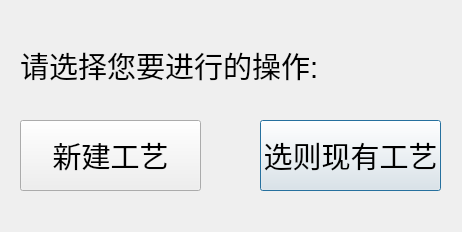
<?xml version="1.0" encoding="UTF-8"?>
<ui version="4.0">
 <class>editcraftDlg</class>
 <widget class="QDialog" name="editcraftDlg">
  <property name="geometry">
   <rect>
    <x>0</x>
    <y>0</y>
    <width>462</width>
    <height>232</height>
   </rect>
  </property>
  <property name="windowTitle">
   <string>Dialog</string>
  </property>
  <widget class="QLabel" name="label">
   <property name="geometry">
    <rect>
     <x>20</x>
     <y>45</y>
     <width>341</width>
     <height>41</height>
    </rect>
   </property>
   <property name="font">
    <font>
     <pointsize>22</pointsize>
    </font>
   </property>
   <property name="text">
    <string>请选择您要进行的操作:</string>
   </property>
  </widget>
  <widget class="QPushButton" name="BTN2">
   <property name="geometry">
    <rect>
     <x>260</x>
     <y>120</y>
     <width>181</width>
     <height>71</height>
    </rect>
   </property>
   <property name="font">
    <font>
     <pointsize>22</pointsize>
    </font>
   </property>
   <property name="text">
    <string>选则现有工艺</string>
   </property>
  </widget>
  <widget class="QPushButton" name="BTN1">
   <property name="geometry">
    <rect>
     <x>20</x>
     <y>120</y>
     <width>181</width>
     <height>71</height>
    </rect>
   </property>
   <property name="font">
    <font>
     <pointsize>22</pointsize>
    </font>
   </property>
   <property name="text">
    <string>新建工艺</string>
   </property>
  </widget>
 </widget>
 <resources/>
 <connections/>
</ui>
